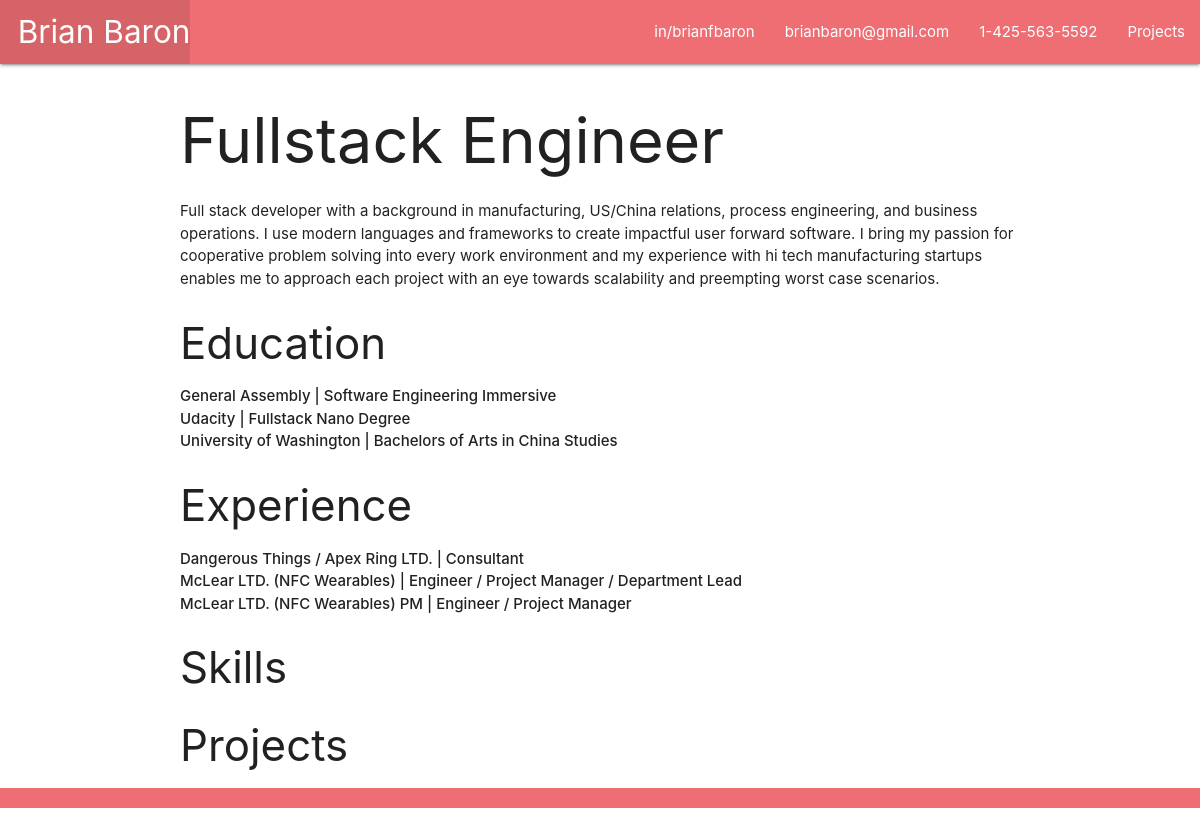
The page / on the database its author committed.
### resume/models.py (models this page shows, shortened)
class Resume(models.Model):
    name = models.CharField(max_length=100)
    date= models.DateField()
    title= models.CharField(max_length=100)
    summary = models.CharField(max_length=500, blank=True)

class Link(models.Model):
    name = models.CharField(max_length=100)
    href = models.CharField(max_length=100, blank=True)
    resume = models.ForeignKey(Resume, on_delete=models.CASCADE)

class Section(models.Model):
    name = models.CharField(max_length=100)
    resume = models.ForeignKey(Resume, on_delete=models.CASCADE)

class Education_Experience(models.Model):
    experience_name = models.CharField(max_length=100)
    start_date = models.DateField(null=True, blank=True)
    end_date = models.DateField()
    details = models.CharField(max_length=500)
    section = models.ForeignKey(Section, on_delete=models.CASCADE)

### resume/views.py (the view)
# urls.py: 2. Add a URL to urlpatterns:  path('', views.home, name='home')
def home(request):
    resume = Resume.objects.get(name='Brian Baron')
    return render(request, 'resume.html', {'resume': resume})

### resume/templates/resume.html
{% extends 'base.html' %}
{% block content %}
<h1>{{ resume.title }}</h1>
<p>{{ resume.summary }}</p>
{% for section in resume.section_set.all %}
<h3>{{ section.name }}</h3>
    {% for experience in section.education_experience_set.all|dictsortreversed:"end_date" %}
        <strong>{{ experience.experience_name }} | {{ experience.details }}</strong><br>
    {% endfor %}
{% endfor %}
{% endblock %}

### resume/templates/base.html (shortened to what this page needs)
<!DOCTYPE html>
<html lang="en">
<head>
  <link rel="stylesheet" href="https://cdnjs.cloudflare.com/ajax/libs/materialize/1.0.0/css/materialize.min.css">
</head>
<body>
  <header class="navbar-fixed">
    <nav>
      <div class="nav-wrapper">
        <ul>
          <li><a href="/" class="left brand-logo">&nbsp;&nbsp;{{ resume.name }}</a></li>
        </ul>
        <ul class="right">
          {% for link in resume.link_set.all %}
          <li><a href="{{ link.href }}">{{ link.name }}</a></li>
          {% endfor %}
          <li><a href="/projects">Projects</a></li>
        </ul>
      </div>
    </nav>
  </header>
  <main class="container">
    {% block content %}
    {% endblock %}
  </main>
  <footer class="page-footer">
    <div class="right">Brian Baron, &copy; Computer Scientist &nbsp;</div>
  </footer>
</body>
</html>

### rows shown on the page
Resume: name "Brian Baron", title "Fullstack Engineer", summary "Full stack developer with a background in manufacturing, US/China relations, process engineering, and business operations. I use modern languages and frameworks to create impactful user forward software. I bring my passion for cooperative problem solving into every work environment and my experience with hi tech manufacturing startups enables me to approach each project with an eye towards scalability and preempting worst case scenarios."
Link: name "in/brianfbaron"
Link: name "brianbaron@gmail.com"
Link: name "1-425-563-5592"
Section: name "Education"
Education_Experience: experience_name "General Assembly", details "Software Engineering Immersive"
Education_Experience: experience_name "Udacity", details "Fullstack Nano Degree"
Education_Experience: experience_name "University of Washington", details "Bachelors of Arts in China Studies"
Section: name "Experience"
Education_Experience: experience_name "Dangerous Things / Apex Ring LTD.", details "Consultant"
Education_Experience: experience_name "McLear LTD. (NFC Wearables)", details "Engineer / Project Manager / Department Lead"
Education_Experience: experience_name "McLear LTD. (NFC Wearables) PM", details "Engineer / Project Manager"
Section: name "Skills"
Section: name "Projects"
